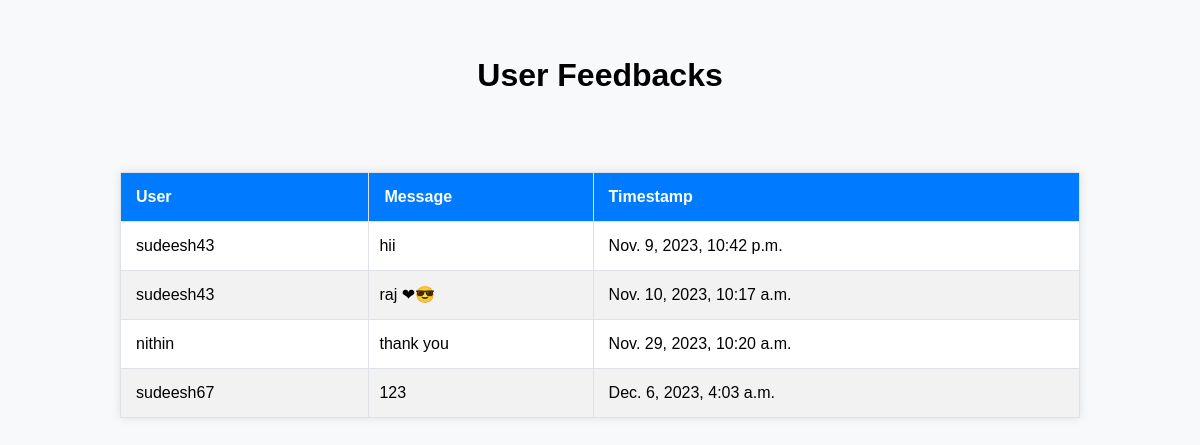
The page /adminfeedback on the database its author committed.
### MyApp/models.py (models this page shows, shortened)
class Feedback(models.Model):
    user = models.ForeignKey(User, on_delete=models.CASCADE)
    message = models.TextField()
    created_at = models.DateTimeField(auto_now_add=True)

class User(AbstractUser):
    class Role(models.TextChoices):
        ADMIN = "ADMIN", "Admin"
        USER = "USER", "User"
        OFFICER = "OFFICER", "Officer"
    role = models.CharField(
        max_length=50,
        choices=Role.choices,
        default=Role.USER,
    )
    groups = models.ManyToManyField(
        Group,
        verbose_name="Groups",
        blank=True,
        related_name="myapp_user_set",
        related_query_name="user",
    )
    user_permissions = models.ManyToManyField(
        Permission,
        verbose_name="User Permissions",
        blank=True,
        related_name="myapp_user_set",
        related_query_name="user",
    )

### MyApp/views.py (the view)
# urls.py: path("adminfeedback",views.adminfeedback,name='adminfeedback'),
def adminfeedback(request):
    feedback_list = Feedback.objects.all()
    return render(request, 'admin/adminfeedback.html', {'feedback_list': feedback_list})

### templates/admin/adminfeedback.html (shortened to what this page needs)
{% load static %}
{% block body %}
<body>
    <center><br><br><h1>User Feedbacks</h1></center><br><br>
    <table border="1">
        <thead>
            <tr>
                <th>User</th>
                <th>Message</th>
                <th>Timestamp</th>
            </tr>
        </thead>
        <tbody>
            {% for feedback in feedback_list %}
                <tr>
                    <td>{{ feedback.user.username }}</td>
                    <td>{{ feedback.message }}</td>
                    <td>{{ feedback.created_at }}</td>
                </tr>
            {% endfor %}
        </tbody>
    </table>
    {% endblock body %}
</body>
</html>

### templates/admin/adminfeedback.html (style rules this page uses)
body { font-family: 'Arial', sans-serif; background-color: #f8f9fa; margin: 0; padding: 0; }
table { width: 80%; margin: 20px auto; border-collapse: collapse; box-shadow: 0px 0px 10px rgba(0, 0, 0, 0.1); background-color: #fff; }
th, td { border: 1px solid #dee2e6; padding: 15px; text-align: left; }
th { background-color: #007BFF; color: #fff; }
tr:nth-child(even) { background-color: #f2f2f2; }
td:nth-child(2) { padding: 10px; font-size: 16px; }

### rows shown on the page
Feedback: user.username "sudeesh43", message "hii", created_at "Nov. 9, 2023, 10:42 p.m."
Feedback: user.username "sudeesh43", message "raj ❤😎", created_at "Nov. 10, 2023, 10:17 a.m."
Feedback: user.username "nithin", message "thank you", created_at "Nov. 29, 2023, 10:20 a.m."
Feedback: user.username "sudeesh67", message "123", created_at "Dec. 6, 2023, 4:03 a.m."
